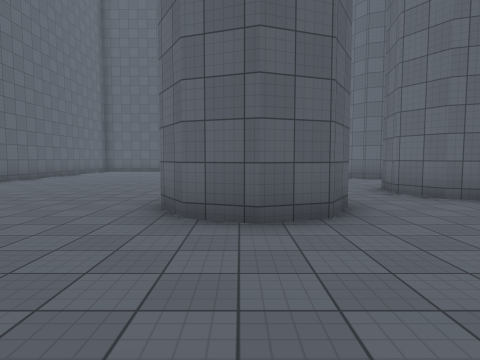
View 1 (above)

19 first-person views from a walk through a 3-D level made in the Unity game engine. The camera is 1.5 m above the floor, tilts 4° down and sees 75° across. The floor is counted in squares, 2 m on a side. Each view is taken from the middle of a square. On the plan, view 1 faces up. The plan holds only what a view shows up to about 10 squares ahead; the rest is blank. The place goes on beyond the plan. Surface patterns are stand-ins for the level's own textures.

View 2
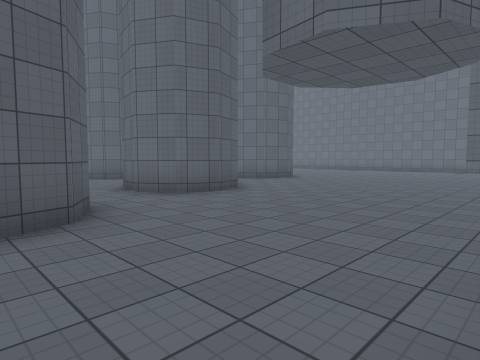

View 3
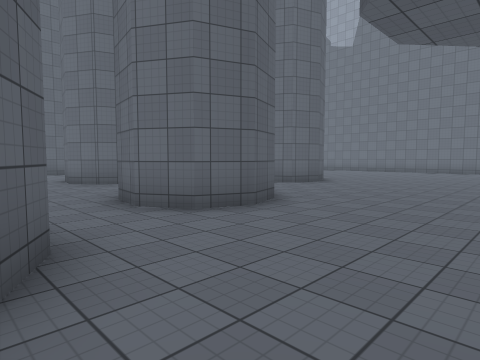

View 4
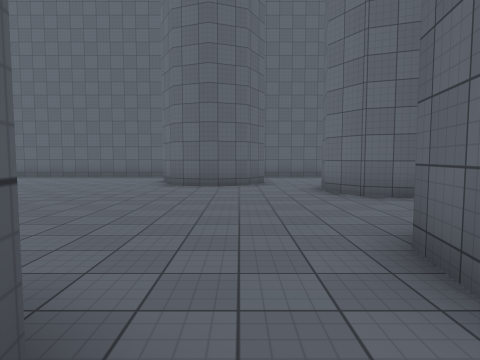

View 5
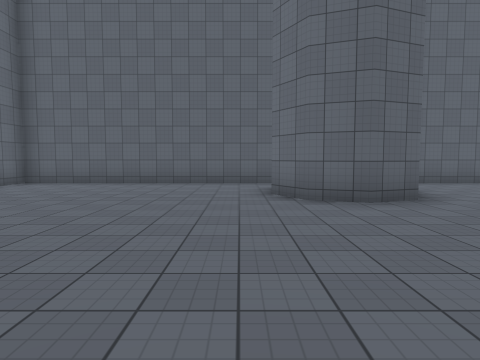

View 6
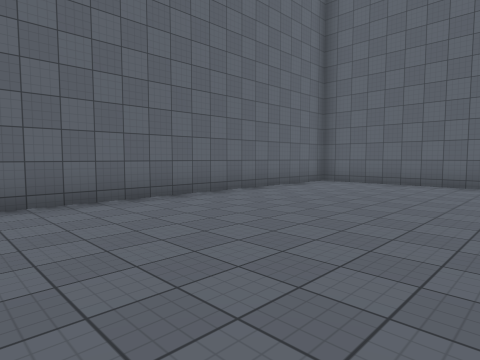

View 7
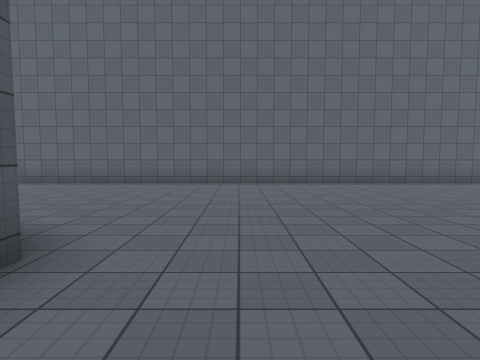

View 8
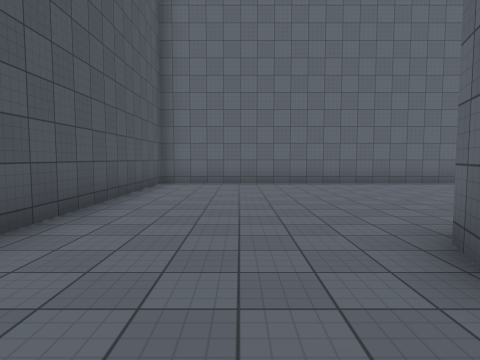

View 9
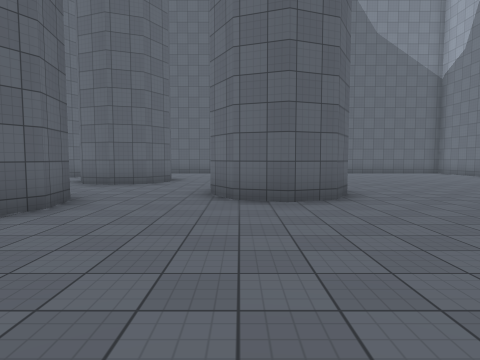

View 10
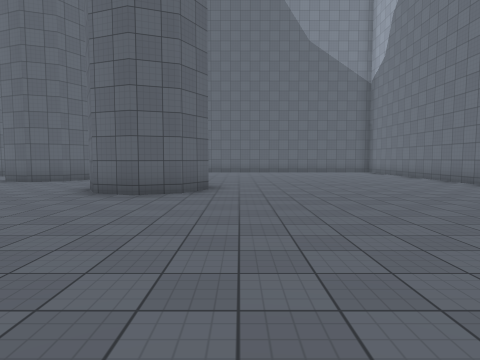

View 11
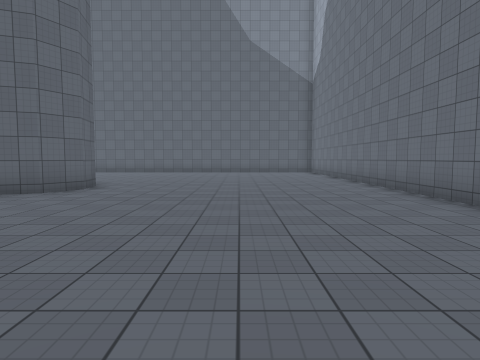

View 12
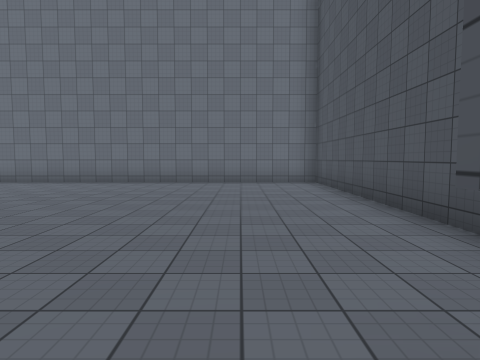

View 13
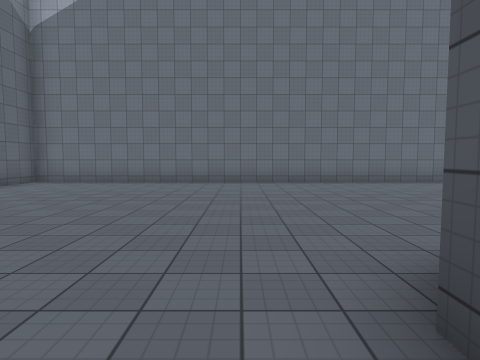

View 14
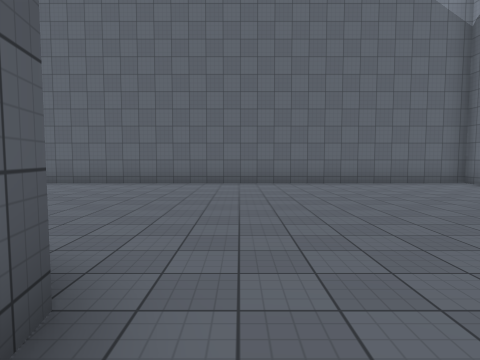

View 15
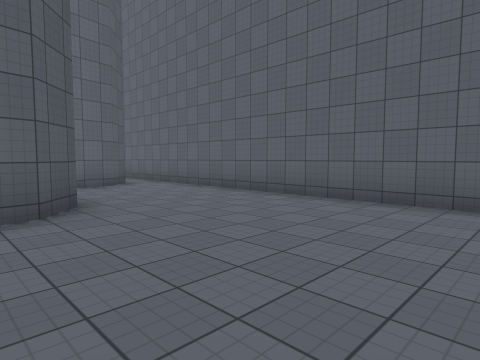

View 16
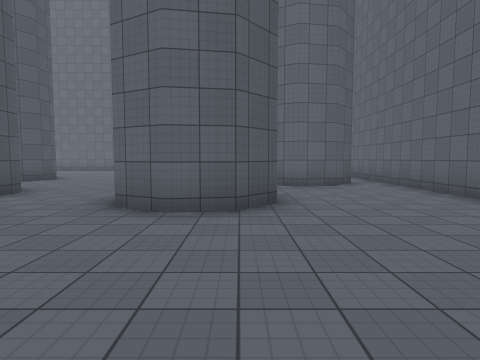

View 17
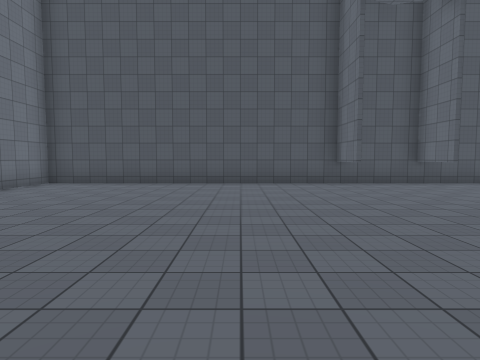

View 18
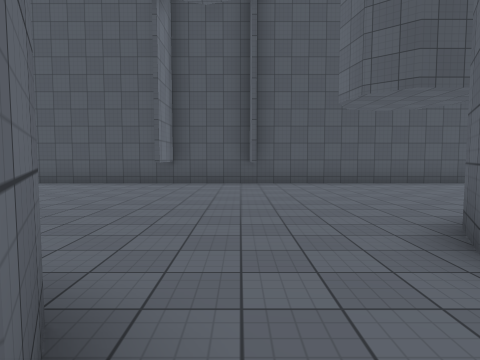

View 19
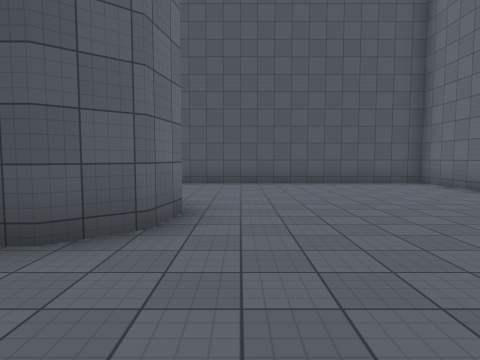

### Floor plan
Points are (right, up) in squares from view 1. A wall is a line through its corners. A room is listed if a view was taken in it or the views show most of it. See-through windows are left out.
Room 1 (views 1, 2, 3, 4, 5, 6, 7, 8, 9, 10, 11, 12, 13, 14, 15, 16, 17, 18, 19)
walls: (5.9, 7.6) (6.1, 6.6) (5.7, 5.7) (4.7, 5.4) (3.8, 5.7) (3.3, 6.6) (3.4, 7.6); (4.1, 8.2) (4.9, 8.2); (11.1, 9.6) (11.2, 8.5) (10.8, 7.6) (9.8, 7.3) (8.9, 7.6) (8.3, 8.6); (1.7, 4.8) (1.2, 3.9) (0.2, 3.5) (-0.7, 3.9) (-1.2, 4.8) (-1, 5.7) (-0.3, 6.4) (0.1, 6.4); (5.8, 13.6) (6.6, 13) (6.8, 12) (6.3, 11.1) (5.3, 10.8) (4.4, 11.1) (3.9, 12) (4.1, 13.1); (7.7, 1.2) (7.7, -0.4); (10.1, 1.2) (10.1, -0.4); (10, -0.2) (10, 1.2); (1.7, 16.3) (2.6, 15.6) (2.7, 14.5) (2.2, 13.6) (1.2, 13.2) (0.2, 13.6) (-0.4, 14.6); (1.3, -0.3) (18.7, -0.3) (18.7, 17.3) (-7.4, 17.3) (-7.4, -0.3) (-0.2, -0.3)

Where each view was taken, in squares from view 1:
view 1: 0 up, 0 right, facing up
view 2: 0 up, 0 right, facing up-right
view 3: 2 up, 1 right, facing up-right
view 4: 5 up, 2 right, facing up
view 5: 8 up, 1 left, facing up
view 6: 8 up, 2 left, facing up-left
view 7: 8 up, 2 right, facing left
view 8: 2 up, 2 right, facing left
view 9: 2 up, 9 right, facing up
view 10: 1 up, 12 right, facing up
view 11: 1 up, 15 right, facing up
view 12: 2 up, 9 right, facing right
view 13: 11 up, 9 right, facing right
view 14: 8 up, 12 right, facing up
view 15: 12 up, 11 right, facing up-left
view 16: 13 up, 11 right, facing left
view 17: 9 up, 13 right, facing down
view 18: 9 up, 8 right, facing down
view 19: 9 up, 2 left, facing down
